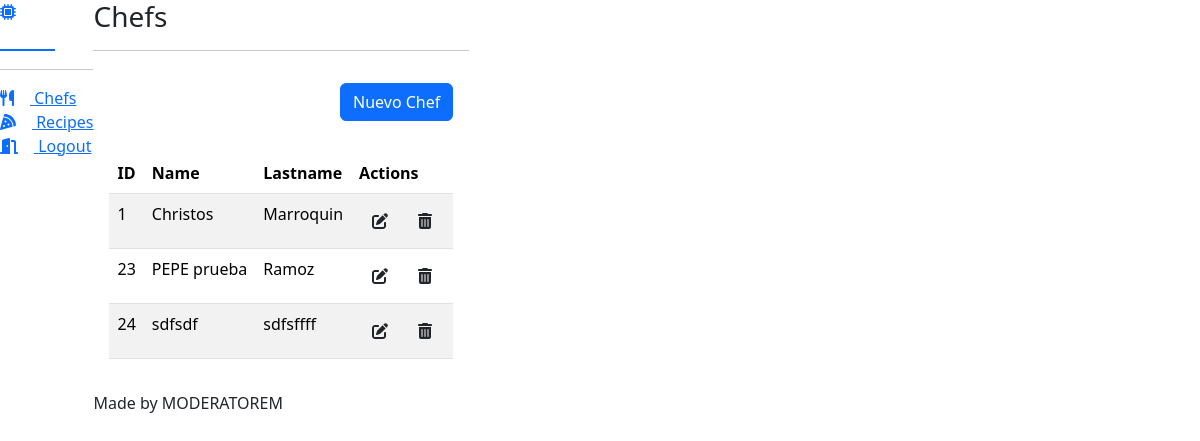
Page /chefs/ (signed in) on the earlier database version.
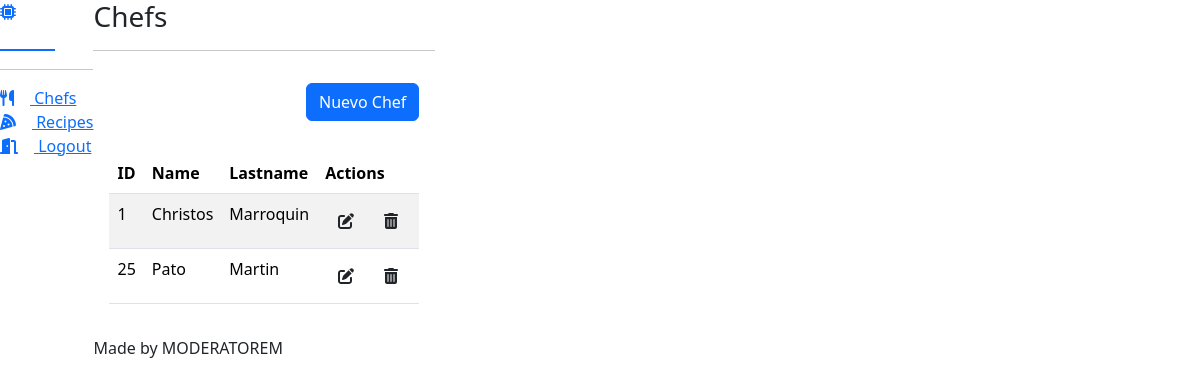
Same page on the later database version.
### apps/chefs/models.py (models this page shows, shortened)
class Chef(Base):
    name = models.CharField("Name", max_length=30, blank=False, null=False)
    last_name = models.CharField("Last name", max_length=30, blank=False, null=False)
    class Meta:
        verbose_name = "Chef"
        verbose_name_plural = "Chefs"

### apps/chefs/views.py (the view)
# urls.py: path("", login_required(views.ListView.as_view()), name="index"),
class ListView(generic.ListView):
    template_name = "chefs/index.html"
    context_object_name = "chefs"
    model = Chef
    queryset = model.objects.all()

### templates/chefs/index.html (shortened to what this page needs)
{% extends "index.html" %}
{% block body %}
<div class="d-flex justify-content-end align-items-center">
  <div class="col-12 text-end p-3">
    <button class="btn btn-primary" onclick="openModal('#modal_chef', '{% url 'chefs:create' %}')">Nuevo Chef</button>
  </div>
</div>
{% if chefs %}
  <div class="d-flex justify-content-center">
    <div class="col-12 p-3">
      <table class="table patientsHeadClass table-striped">
        <thead>
          <tr>
            <th>ID</th>
            <th>Name</th>
            <th>Lastname</th>
            <th>Actions</th>
          </tr>
        </thead>
        <tbody>
          {% for chef in chefs %}
          <tr>
            <td>{{chef.id}}</td>
            <td>{{chef.name}}</td>
            <td>{{chef.last_name}}</td>
            <td>
              <button class="btn" onclick="openModal('#modal_chef', '{% url 'chefs:update' chef.id %}')">
                <i class="fa-solid fa-pen-to-square"></i>
              </button>
              <button class="btn"  onclick="openModal('#modal_chef','{% url 'chefs:delete' chef.id %}')">
                <i class="fa-solid fa-trash-can"></i>
              </button>
            </td>
          </tr>
          {% endfor %}
        </tbody>
      </table>
    </div>
  </div>
{% else %}
<h1>No existen chefs</h1>
{% endif %}
{% endblock body %}

Differences in the rows shown:
removed Chef: id "23", name "PEPE prueba", last_name "Ramoz"
removed Chef: id "24", name "sdfsdf", last_name "sdfsffff"
added Chef: id "25", name "Pato", last_name "Martin"
